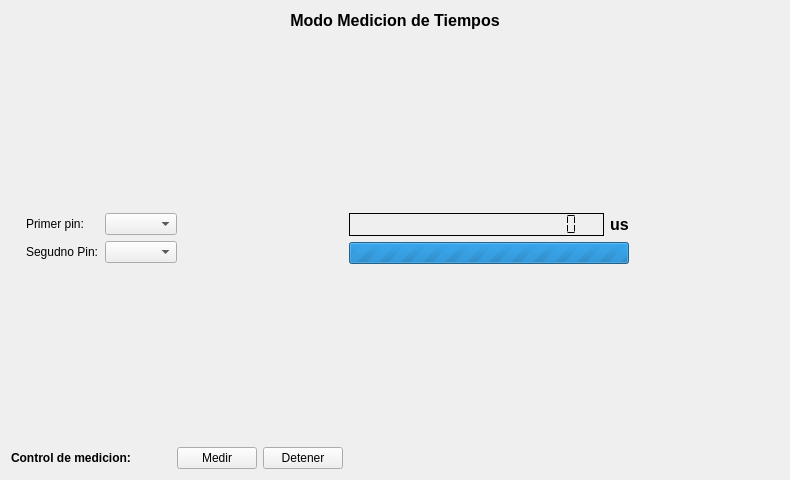
<?xml version="1.0" encoding="UTF-8"?>
<ui version="4.0">
 <class>Form</class>
 <widget class="QWidget" name="Form">
  <property name="geometry">
   <rect>
    <x>0</x>
    <y>0</y>
    <width>790</width>
    <height>480</height>
   </rect>
  </property>
  <property name="windowTitle">
   <string>Form</string>
  </property>
  <layout class="QVBoxLayout" name="verticalLayout">
   <item>
    <layout class="QGridLayout" name="gridLayout_2">
     <item row="1" column="1">
      <spacer name="verticalSpacer_2">
       <property name="orientation">
        <enum>Qt::Vertical</enum>
       </property>
       <property name="sizeHint" stdset="0">
        <size>
         <width>20</width>
         <height>40</height>
        </size>
       </property>
      </spacer>
     </item>
     <item row="0" column="0" colspan="3">
      <widget class="QLabel" name="modo_lbl">
       <property name="font">
        <font>
         <pointsize>12</pointsize>
        </font>
       </property>
       <property name="text">
        <string>&lt;html&gt;&lt;head/&gt;&lt;body&gt;&lt;p&gt;&lt;span style=&quot; font-weight:600;&quot;&gt;Modo Medicion de Tiempos&lt;/span&gt;&lt;/p&gt;&lt;/body&gt;&lt;/html&gt;</string>
       </property>
       <property name="alignment">
        <set>Qt::AlignCenter</set>
       </property>
      </widget>
     </item>
     <item row="5" column="0" colspan="2">
      <layout class="QHBoxLayout" name="horizontalLayout_3">
       <item>
        <widget class="QLabel" name="label_4">
         <property name="text">
          <string>&lt;html&gt;&lt;head/&gt;&lt;body&gt;&lt;p&gt;&lt;span style=&quot; font-weight:600;&quot;&gt;Control de medicion:&lt;/span&gt;&lt;/p&gt;&lt;/body&gt;&lt;/html&gt;</string>
         </property>
        </widget>
       </item>
       <item>
        <spacer name="horizontalSpacer_3">
         <property name="orientation">
          <enum>Qt::Horizontal</enum>
         </property>
         <property name="sizeHint" stdset="0">
          <size>
           <width>40</width>
           <height>20</height>
          </size>
         </property>
        </spacer>
       </item>
       <item>
        <widget class="QPushButton" name="medir_button">
         <property name="text">
          <string>Medir</string>
         </property>
        </widget>
       </item>
       <item>
        <widget class="QPushButton" name="detener_button">
         <property name="text">
          <string>Detener</string>
         </property>
        </widget>
       </item>
      </layout>
     </item>
     <item row="2" column="0" rowspan="2">
      <layout class="QGridLayout" name="gridLayout">
       <item row="0" column="2">
        <widget class="QComboBox" name="primerPin_combo"/>
       </item>
       <item row="1" column="1">
        <widget class="QLabel" name="label_2">
         <property name="text">
          <string>Segudno Pin:</string>
         </property>
        </widget>
       </item>
       <item row="1" column="2">
        <widget class="QComboBox" name="segundoPin_combo"/>
       </item>
       <item row="0" column="1">
        <widget class="QLabel" name="label">
         <property name="text">
          <string>Primer pin:</string>
         </property>
        </widget>
       </item>
       <item row="0" column="0">
        <spacer name="horizontalSpacer_4">
         <property name="orientation">
          <enum>Qt::Horizontal</enum>
         </property>
         <property name="sizeType">
          <enum>QSizePolicy::Fixed</enum>
         </property>
         <property name="sizeHint" stdset="0">
          <size>
           <width>15</width>
           <height>20</height>
          </size>
         </property>
        </spacer>
       </item>
      </layout>
     </item>
     <item row="4" column="0">
      <spacer name="verticalSpacer">
       <property name="orientation">
        <enum>Qt::Vertical</enum>
       </property>
       <property name="sizeHint" stdset="0">
        <size>
         <width>20</width>
         <height>40</height>
        </size>
       </property>
      </spacer>
     </item>
     <item row="2" column="2">
      <layout class="QHBoxLayout" name="horizontalLayout_4">
       <item>
        <widget class="QLCDNumber" name="lcdNumber">
         <property name="sizePolicy">
          <sizepolicy hsizetype="Expanding" vsizetype="Fixed">
           <horstretch>0</horstretch>
           <verstretch>0</verstretch>
          </sizepolicy>
         </property>
         <property name="frameShape">
          <enum>QFrame::Panel</enum>
         </property>
         <property name="frameShadow">
          <enum>QFrame::Plain</enum>
         </property>
         <property name="lineWidth">
          <number>1</number>
         </property>
         <property name="smallDecimalPoint">
          <bool>false</bool>
         </property>
         <property name="digitCount">
          <number>20</number>
         </property>
         <property name="segmentStyle">
          <enum>QLCDNumber::Flat</enum>
         </property>
        </widget>
       </item>
       <item>
        <widget class="QLabel" name="label_3">
         <property name="sizePolicy">
          <sizepolicy hsizetype="Fixed" vsizetype="Preferred">
           <horstretch>0</horstretch>
           <verstretch>0</verstretch>
          </sizepolicy>
         </property>
         <property name="text">
          <string>&lt;html&gt;&lt;head/&gt;&lt;body&gt;&lt;p&gt;&lt;span style=&quot; font-size:12pt; font-weight:600;&quot;&gt;us&lt;/span&gt;&lt;/p&gt;&lt;/body&gt;&lt;/html&gt;</string>
         </property>
        </widget>
       </item>
       <item>
        <spacer name="horizontalSpacer">
         <property name="orientation">
          <enum>Qt::Horizontal</enum>
         </property>
         <property name="sizeType">
          <enum>QSizePolicy::Fixed</enum>
         </property>
         <property name="sizeHint" stdset="0">
          <size>
           <width>150</width>
           <height>20</height>
          </size>
         </property>
        </spacer>
       </item>
      </layout>
     </item>
     <item row="3" column="2">
      <layout class="QHBoxLayout" name="horizontalLayout_5">
       <item>
        <widget class="QProgressBar" name="progressBar">
         <property name="enabled">
          <bool>true</bool>
         </property>
         <property name="maximum">
          <number>0</number>
         </property>
         <property name="value">
          <number>-1</number>
         </property>
         <property name="textVisible">
          <bool>true</bool>
         </property>
         <property name="orientation">
          <enum>Qt::Horizontal</enum>
         </property>
         <property name="invertedAppearance">
          <bool>false</bool>
         </property>
         <property name="textDirection">
          <enum>QProgressBar::TopToBottom</enum>
         </property>
         <property name="format">
          <string>%p%</string>
         </property>
        </widget>
       </item>
       <item>
        <spacer name="horizontalSpacer_2">
         <property name="orientation">
          <enum>Qt::Horizontal</enum>
         </property>
         <property name="sizeType">
          <enum>QSizePolicy::Fixed</enum>
         </property>
         <property name="sizeHint" stdset="0">
          <size>
           <width>150</width>
           <height>20</height>
          </size>
         </property>
        </spacer>
       </item>
      </layout>
     </item>
    </layout>
   </item>
  </layout>
 </widget>
 <resources/>
 <connections/>
</ui>
